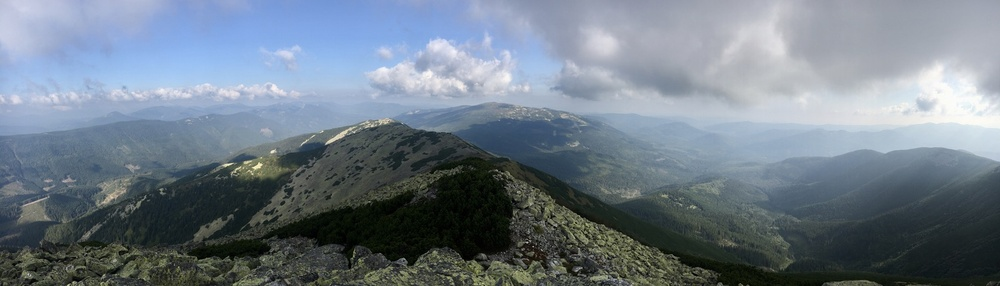
#> input picture my_files/первые_работы/crop/v2/files/03.jpeg, 1000 x 286 px, shrunk from 1656 x 474 before the run; its folder holds only this picture in this run
$ python crop_my_image.py
#> lines starting #> are read from the running program, lines starting #| are printed output that depends on the picture
from PIL import Image
import os

directory = 'files'
flag = True
for filename in os.listdir(directory):
    f = os.path.join(directory, filename)
    if os.path.isfile(f) and filename.endswith((".jpg", ".jpeg")):
        if flag:
            os.mkdir(directory + '/cropped')
            flag = False
        img = Image.open(f)
#> img is the input picture: PIL image 1000x286 RGB; mean R, G, B 112.1, 124.3, 135.7
        w, h = img.size
#> w = 1000; h = 286
        count = w // h
#> count = 3
        indent = int((w % h) / 2)
#> indent = 71
        index = 0
        while count:
            crop_img = img.crop((indent + h * index, 0, indent + h * index + h, h))
            crop_img.save(
                directory + '/cropped/' + 'crop_' + str(filename).split('.')[0] + '_part_' + str(
                    index) + '.jpg')
            index += 1
            count -= 1
#> this loop made 3 passes
#> pass 1, `crop_img = img.crop((indent + h * index, 0, indent + h * index + h, h))`:
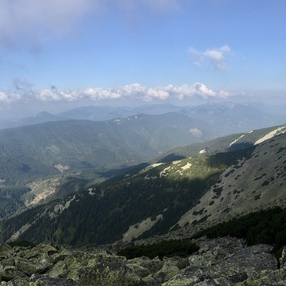
#> crop_img: PIL image 286x286 RGB; mean R, G, B 103.2, 120, 137.9
#> pass 2, `crop_img = img.crop((indent + h * index, 0, indent + h * index + h, h))`:
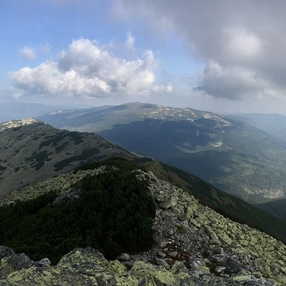
#> crop_img: PIL image 286x286 RGB; mean R, G, B 99.6, 110.5, 119.7
#> pass 3, `crop_img = img.crop((indent + h * index, 0, indent + h * index + h, h))`:
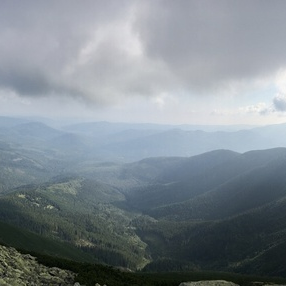
#> crop_img: PIL image 286x286 RGB; mean R, G, B 127, 136.4, 143.2
#> after the loop, count = 0; index = 3
        img.close()

$ run again, on my_files/первые_работы/crop/v2/files/05.jpeg
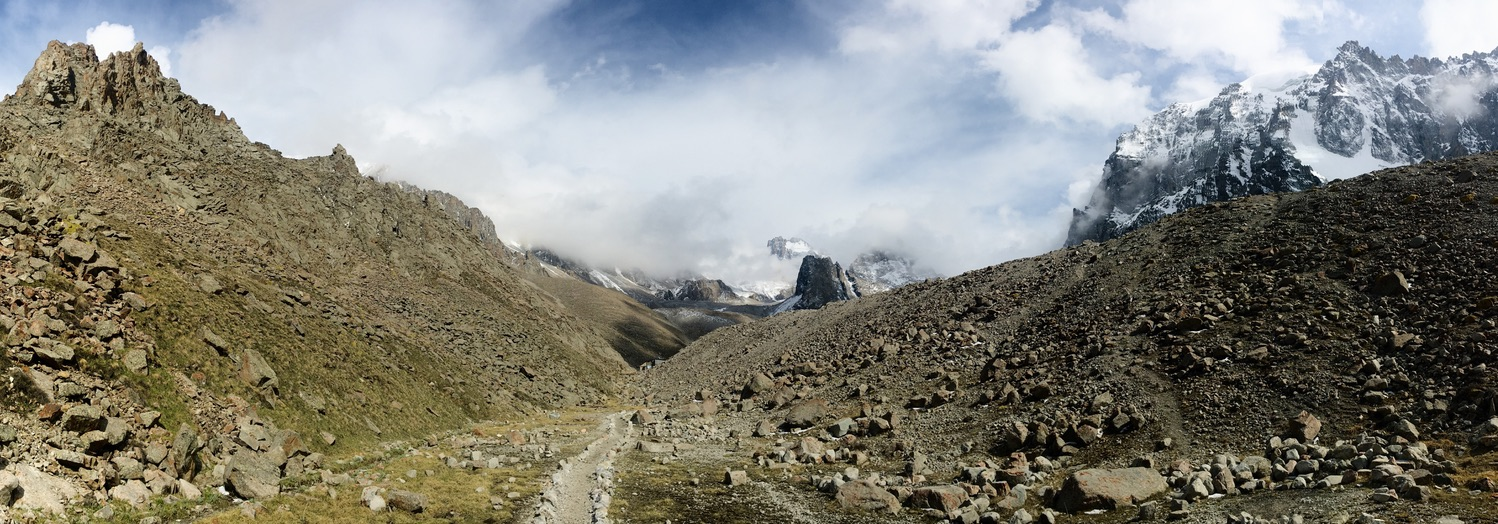
#> input picture my_files/первые_работы/crop/v2/files/05.jpeg, 1498 x 524 px
#> img is the input picture: PIL image 1498x524 RGB; mean R, G, B 130.9, 130.3, 121.1
#> the loop `while count:` made 2 passes
#> pass 1, `crop_img = img.crop((indent + h * index, 0, indent + h * index + h, h))`:
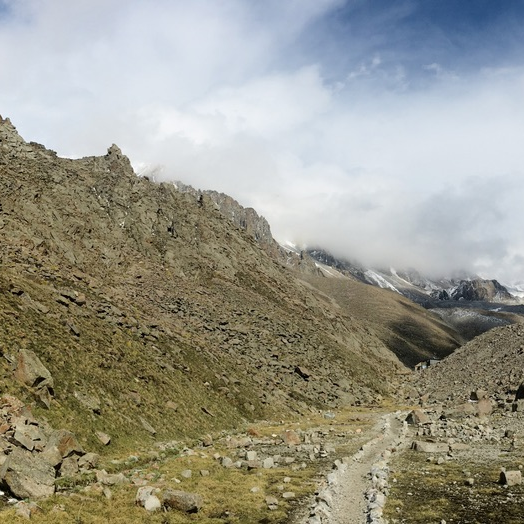
#> crop_img: PIL image 524x524 RGB; mean R, G, B 152.1, 150.9, 137.9
#> pass 2, `crop_img = img.crop((indent + h * index, 0, indent + h * index + h, h))`:
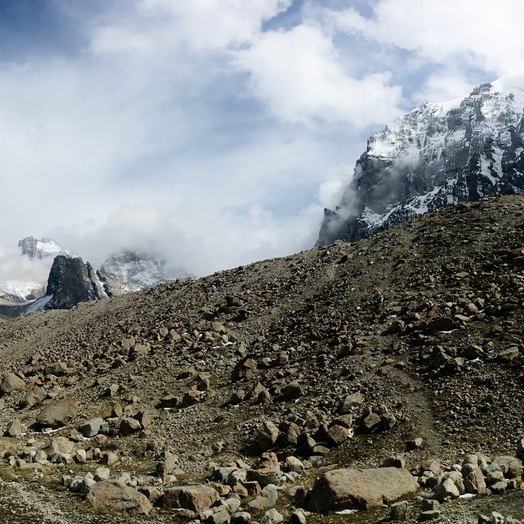
#> crop_img: PIL image 524x524 RGB; mean R, G, B 128.3, 130.9, 129.5
#> after the loop `while count:`: count = 0; index = 2

$ run again, on my_files/первые_работы/crop/v2/files/07.jpeg
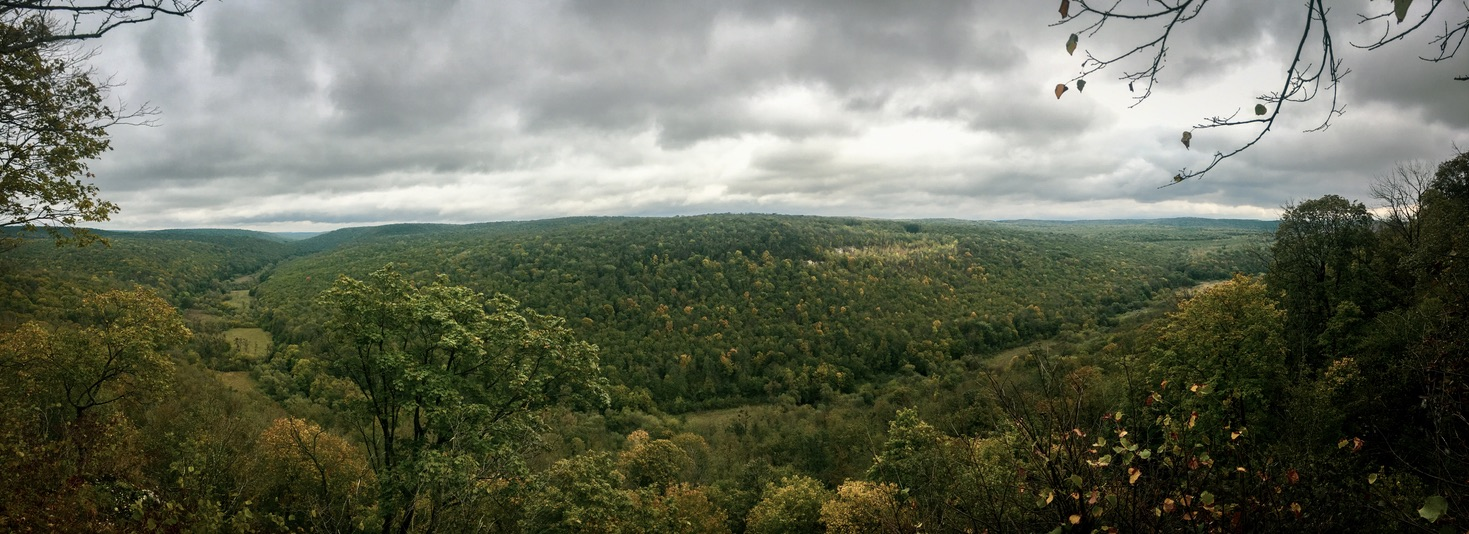
#> input picture my_files/первые_работы/crop/v2/files/07.jpeg, 1469 x 534 px
#> img is the input picture: PIL image 1469x534 RGB; mean R, G, B 104.3, 108.2, 92
#> the loop `while count:` made 2 passes
#> pass 1, `crop_img = img.crop((indent + h * index, 0, indent + h * index + h, h))`:
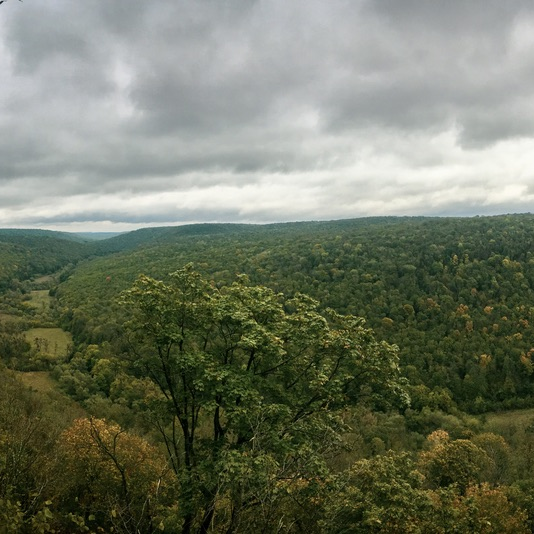
#> crop_img: PIL image 534x534 RGB; mean R, G, B 112.2, 118.2, 99.7
#> pass 2, `crop_img = img.crop((indent + h * index, 0, indent + h * index + h, h))`:
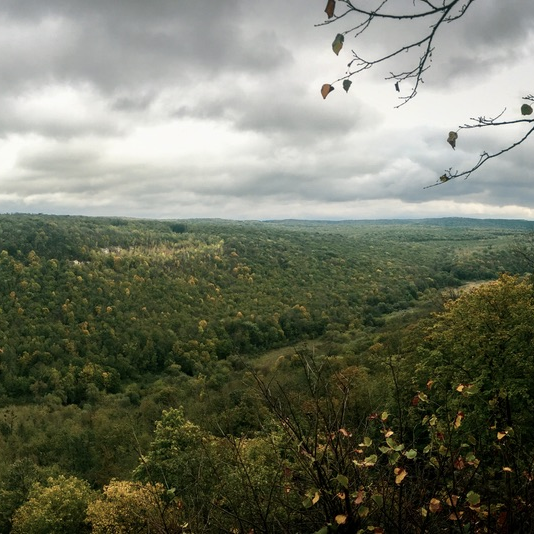
#> crop_img: PIL image 534x534 RGB; mean R, G, B 113, 116.4, 99.9
#> after the loop `while count:`: count = 0; index = 2

$ run again, on my_files/первые_работы/crop/v2/files/08.jpeg
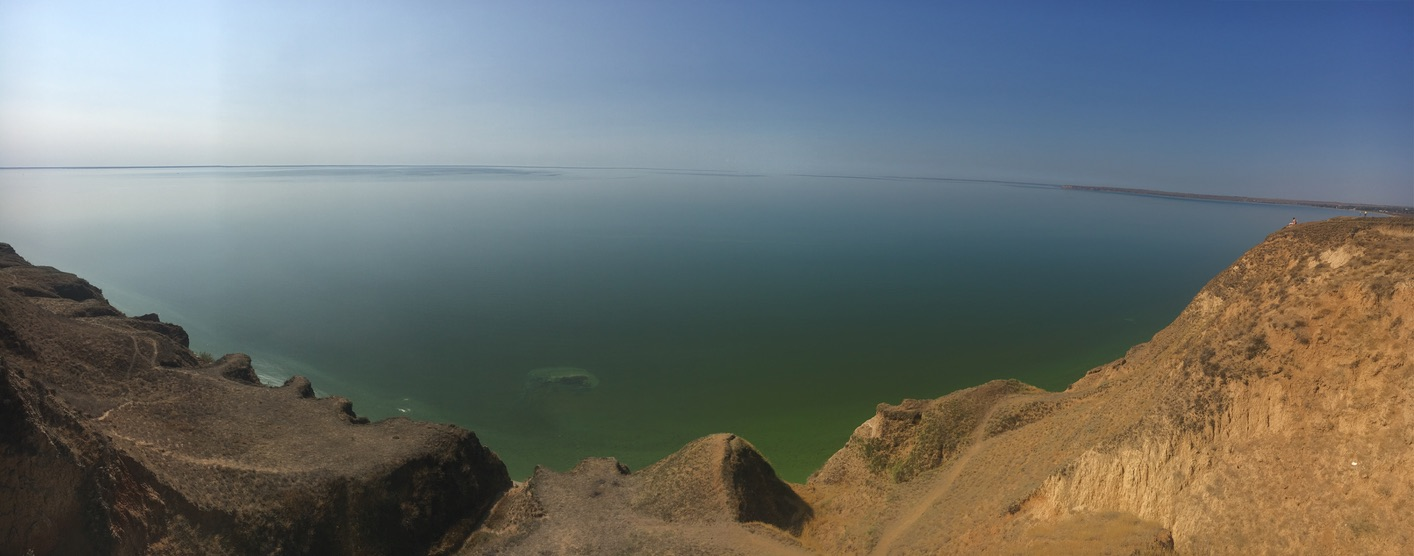
#> input picture my_files/первые_работы/crop/v2/files/08.jpeg, 1414 x 556 px
#> img is the input picture: PIL image 1414x556 RGB; mean R, G, B 108.3, 113.5, 111.9
#> the loop `while count:` made 2 passes
#> pass 1, `crop_img = img.crop((indent + h * index, 0, indent + h * index + h, h))`:
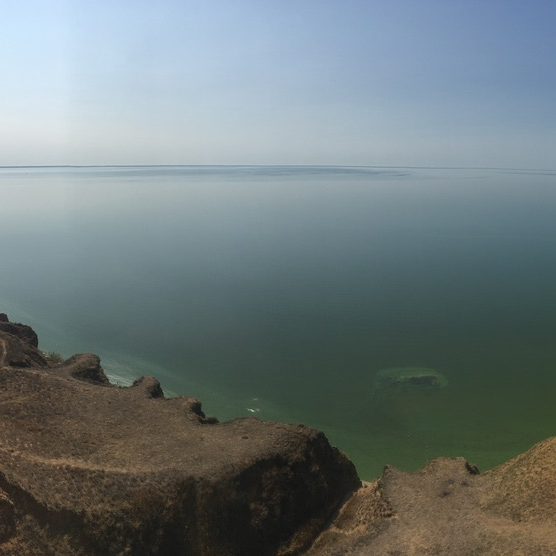
#> crop_img: PIL image 556x556 RGB; mean R, G, B 110.1, 121.5, 122.8
#> pass 2, `crop_img = img.crop((indent + h * index, 0, indent + h * index + h, h))`:
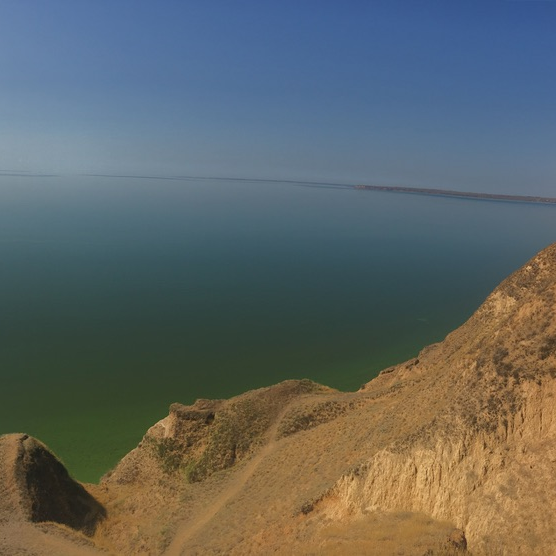
#> crop_img: PIL image 556x556 RGB; mean R, G, B 96.1, 101.9, 99.9
#> after the loop `while count:`: count = 0; index = 2
